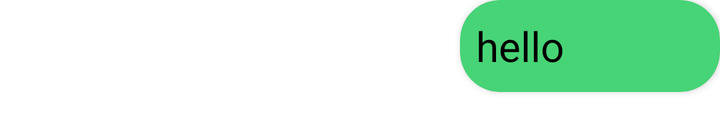
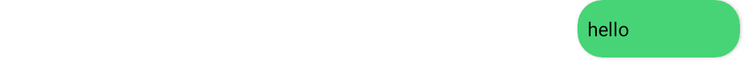

The same Android screen from two of the app's own layout files: first res/layout/ as a phone draws it, then the repository's variant for another configuration, drawn on a device whose configuration selects that folder. Both files follow.
<!-- AndroidManifest.xml: application theme AppTheme -->
<!-- res/layout/message_on_rightside.xml -->
<?xml version="1.0" encoding="utf-8"?>
<RelativeLayout xmlns:android="http://schemas.android.com/apk/res/android"
    android:layout_width="wrap_content"
    android:layout_height="64dp"
    xmlns:app="http://schemas.android.com/apk/res-auto"
    xmlns:card_view="http://schemas.android.com/tools">

    <androidx.cardview.widget.CardView
        android:layout_width="130dp"
        android:layout_height="wrap_content"
        app:cardBackgroundColor="@color/colorPrimary"
        app:cardCornerRadius="20dp"
        android:layout_alignParentEnd="true">
        <TextView
            android:id="@+id/show_message"
            android:layout_width="wrap_content"
            android:layout_height="46dp"
            android:layout_alignParentEnd="true"
           android:gravity="center"
            android:padding="8dp"
            android:text="@string/hello"
            android:textColor="#000"
            android:textSize="10pt" />

    </androidx.cardview.widget.CardView>

    <TextView
        android:id="@+id/timestamp"
        android:layout_width="90dp"
        android:layout_height="wrap_content"
        android:layout_alignParentEnd="true"
        android:layout_marginTop="45dp" />
</RelativeLayout>
<!-- resources referenced by this layout -->
<resources>
  <color name="colorPrimary">#47D476</color>
  <string name="hello">hello</string>
  <style name="AppTheme" parent="Theme.MaterialComponents.Light.NoActionBar">
          
          <item name="colorPrimary">@color/colorPrimary</item>
          <item name="colorPrimaryDark">@color/colorPrimaryDark</item>
          <item name="colorAccent">@color/colorAccent</item>
      </style>
  <color name="colorPrimaryDark">#00574B</color>
  <color name="colorAccent">#D81B60</color>
</resources>
<!-- res/layout-sw600dp/message_on_rightside.xml (the repository's variant of the layout above) -->
<!-- drawn on a 7-inch tablet held upright -->
<?xml version="1.0" encoding="utf-8"?>
<RelativeLayout
    xmlns:android="http://schemas.android.com/apk/res/android"
    android:layout_width="match_parent"
    android:layout_height="64dp"
    xmlns:app="http://schemas.android.com/apk/res-auto">

    <androidx.cardview.widget.CardView
        android:id="@+id/cardview"
        android:layout_width="130dp"
        android:layout_height="wrap_content"
        app:cardBackgroundColor="@color/colorPrimary"
        app:cardCornerRadius="20dp"
        android:layout_marginEnd="8dp"
        android:layout_alignParentEnd="true">

        <TextView
            android:id="@+id/show_message"
            android:layout_width="wrap_content"
            android:layout_height="46dp"
            android:layout_alignParentEnd="true"
            android:gravity="center"
            android:padding="8dp"
            android:text="@string/hello"
            android:textColor="#000"
            android:textSize="7pt" />
    </androidx.cardview.widget.CardView>

    <TextView
        android:id="@+id/timestamp"
        android:layout_width="90dp"
        android:layout_height="wrap_content"
        android:layout_alignParentEnd="true"
        android:layout_marginTop="45dp"
        android:layout_marginEnd="46dp" />

    <ImageView
        android:id="@+id/clock"
        android:layout_width="50dp"
        android:layout_height="wrap_content"
        android:layout_alignParentEnd="true"
        android:layout_marginTop="45dp"/>

</RelativeLayout>
